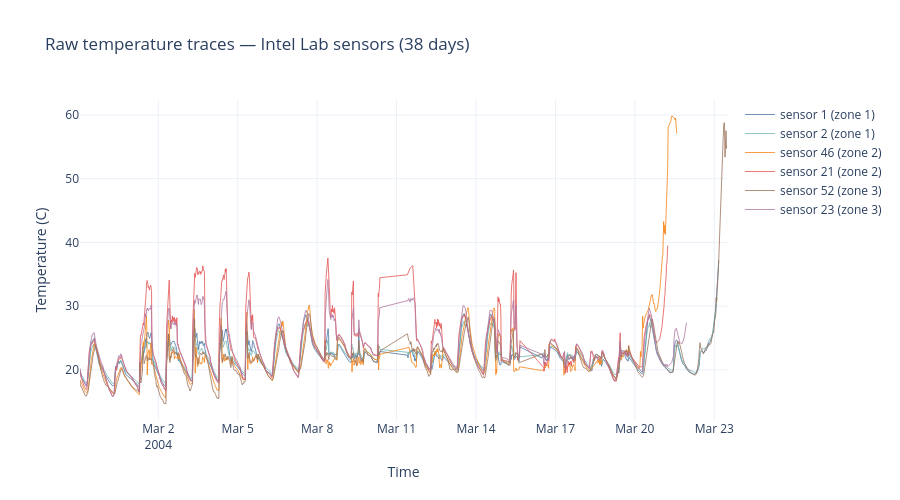

The notebook cell saved with this chart:
### Code cell
# Visualize raw temperature traces for all selected sensors.
colors = {
    1: '#4C78A8', 2: '#72B7B2',   # Zone A — blue tones (stable)
    46: '#F58518', 21: '#E45756', # Zone B — warm tones (variable)
    52: '#9D755D', 23: '#B279A2', # Zone C — muted tones (degrading)
}

fig = go.Figure()
for sid in SELECTED_SENSORS:
    d = sensor_df[sensor_df['moteid'] == sid]
    fig.add_trace(go.Scatter(
        x=d['datetime'], y=d['temperature'],
        mode='lines', name=f'sensor {sid} (zone {ZONE_MAP[sid]})',
        line=dict(width=1, color=colors[sid]),
        opacity=0.8,
    ))

fig.update_layout(
    title='Raw temperature traces — Intel Lab sensors (38 days)',
    xaxis_title='Time', yaxis_title='Temperature (C)',
    template='plotly_white', height=500,
)
fig.show()

### Figure 1 — Plotly figure (JSON) as saved in the notebook; plotly's stock layout.template omitted (floating-point values rounded to 4 significant figures; data arrays with more than 128 entries replaced by an {"elided": "..."} marker saying what was removed)
{"data": [{"line": {"color": "#4C78A8", "width": 1}, "mode": "lines", "name": "sensor 1 (zone 1)", "opacity": 0.8, "type": "scatter", "x": {"elided": "1300 str values"}, "y": {"elided": "1300 float values"}}, {"line": {"color": "#72B7B2", "width": 1}, "mode": "lines", "name": "sensor 2 (zone 1)", "opacity": 0.8, "type": "scatter", "x": {"elided": "1300 str values"}, "y": {"elided": "1300 float values"}}, {"line": {"color": "#F58518", "width": 1}, "mode": "lines", "name": "sensor 46 (zone 2)", "opacity": 0.8, "type": "scatter", "x": {"elided": "1300 str values"}, "y": {"elided": "1300 float values"}}, {"line": {"color": "#E45756", "width": 1}, "mode": "lines", "name": "sensor 21 (zone 2)", "opacity": 0.8, "type": "scatter", "x": {"elided": "1300 str values"}, "y": {"elided": "1300 float values"}}, {"line": {"color": "#9D755D", "width": 1}, "mode": "lines", "name": "sensor 52 (zone 3)", "opacity": 0.8, "type": "scatter", "x": {"elided": "1300 str values"}, "y": {"elided": "1300 float values"}}, {"line": {"color": "#B279A2", "width": 1}, "mode": "lines", "name": "sensor 23 (zone 3)", "opacity": 0.8, "type": "scatter", "x": {"elided": "1300 str values"}, "y": {"elided": "1300 float values"}}], "layout": {"height": 500, "title": {"text": "Raw temperature traces — Intel Lab sensors (38 days)"}, "xaxis": {"title": {"text": "Time"}}, "yaxis": {"title": {"text": "Temperature (C)"}}}}
